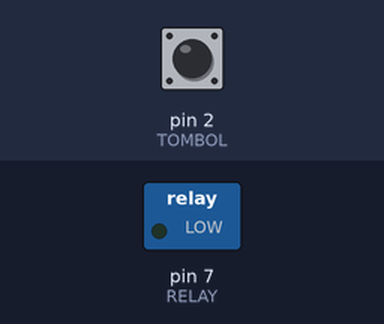
This sketch was run on a simulated Arduino Uno, built with avr-gcc and run on an emulated ATmega328P. On the bench: switched loads named in the sketch (green lamp = pin HIGH). The inputs (shaded band) are chosen by the test bench; at power-on: pin 2 (TOMBOL) HIGH.

Above: at 1.2 s.
1.3 s: pin 2 (TOMBOL) pulled LOW for 0.15 s
At 2.0 s:
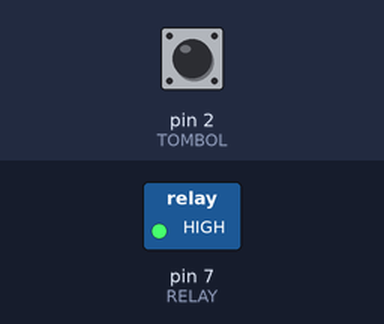
2.9 s: pin 2 (TOMBOL) pulled LOW for 1 s
At 3.2 s:
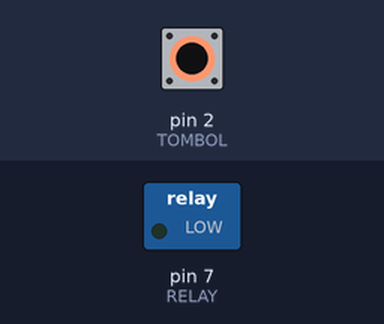
5.4 s: pin 2 (TOMBOL) pulled LOW for 3.2 s
At 6.3 s:
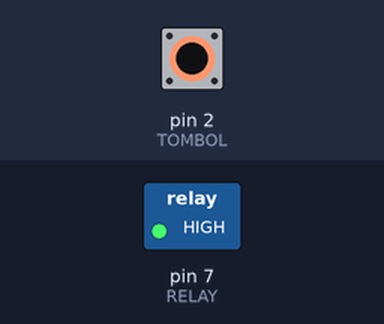
Timing chart, 0 to 8.4 s (numbered marks = the images above; inputs shaded):
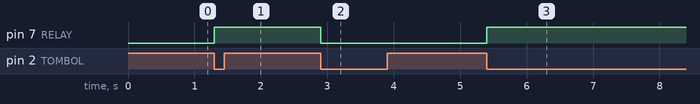

The sketch:

02_Relay_Tombol.ino
```cpp
const int TOMBOL = 2;
const int RELAY = 7;
bool relayMenyala = false;
int tombolTerakhir = HIGH;

void setup() {
  pinMode(TOMBOL, INPUT_PULLUP);
  pinMode(RELAY, OUTPUT);
  digitalWrite(RELAY, LOW);
}

void loop() {
  int tombolSekarang = digitalRead(TOMBOL);
  if (tombolTerakhir == HIGH && tombolSekarang == LOW) {
    relayMenyala = !relayMenyala;
    digitalWrite(RELAY, relayMenyala ? HIGH : LOW);
    delay(40);
  }
  tombolTerakhir = tombolSekarang;
}
```

Measured:
- after the input at 1.3 s, pin 7 (RELAY): LOW → HIGH at once
- after the input at 2.9 s, pin 7 (RELAY): HIGH → LOW at once
- after the input at 5.4 s, pin 7 (RELAY): LOW → HIGH at once
